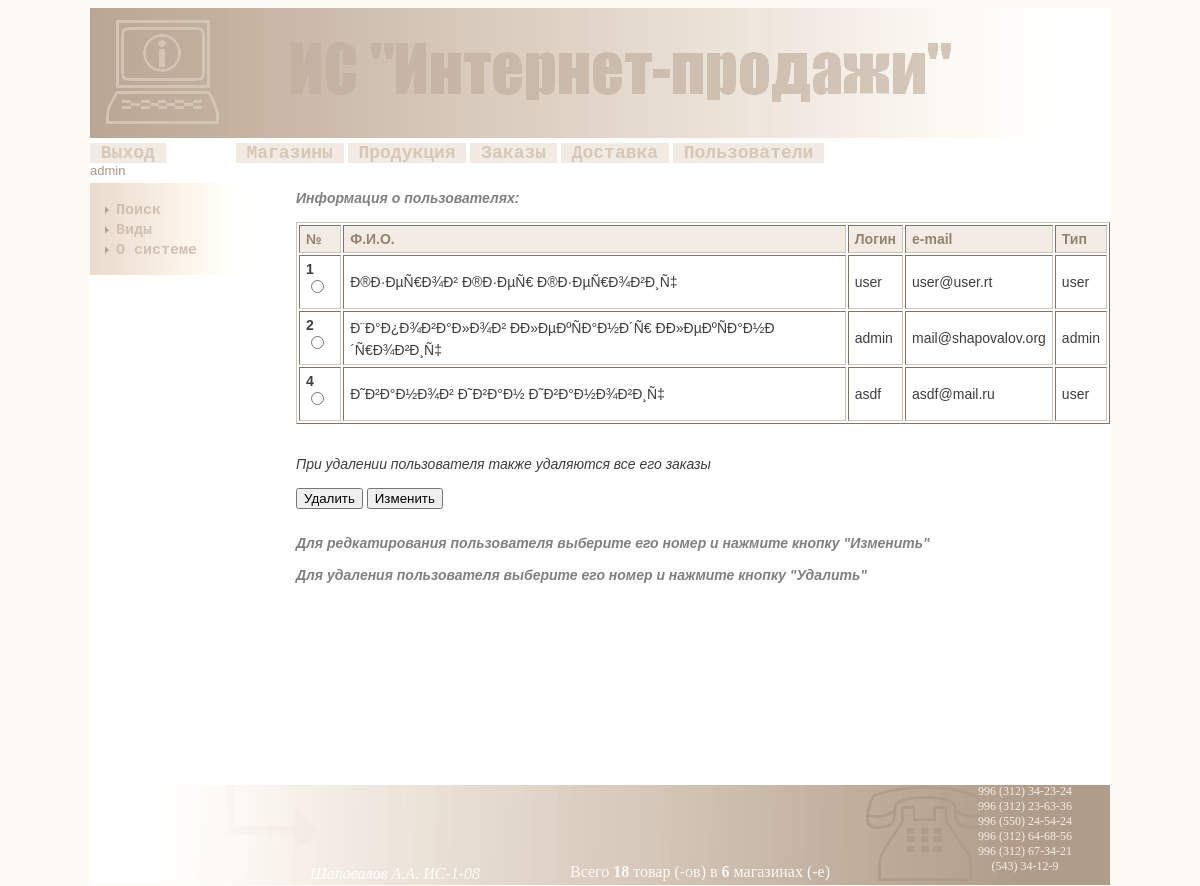
Page /index.php?link=users (signed in) on the committed database.
### tables this page shows
CREATE TABLE IF NOT EXISTS `users` (
  `id` int(11) NOT NULL AUTO_INCREMENT,
  `fio` varchar(255) NOT NULL,
  `login` varchar(255) DEFAULT NULL,
  `password` varchar(255) DEFAULT NULL,
  `e_mail` varchar(255) DEFAULT NULL,
  `type` varchar(45) DEFAULT NULL,
  PRIMARY KEY (`id`,`fio`),
  UNIQUE KEY `id_UNIQUE` (`id`),
  UNIQUE KEY `login_UNIQUE` (`login`)
);

CREATE TABLE IF NOT EXISTS `shops` (
  `id` int(11) NOT NULL AUTO_INCREMENT,
  `name` varchar(255) DEFAULT NULL,
  `address` varchar(255) DEFAULT NULL,
  `tel` varchar(100) DEFAULT NULL,
  `site` varchar(100) DEFAULT NULL,
  `email` varchar(100) DEFAULT NULL,
  PRIMARY KEY (`id`),
  UNIQUE KEY `id_UNIQUE` (`id`)
);

### www/server/action.php (called while the page is built, shortened)
<?
if(isset($_GET['link']) and $_GET['link']=='users')
{
	include('server/users.php');
}
?>

### www/server/users.php (the view, shortened to what this page needs)
<?
if($_SESSION['type']!='admin')
{exit('Доступ на страницу запрещен!');}
else
{
if(isset($_POST['save_info']))
{
	if(!empty($_POST['new_type']) and !empty($_POST['usr_id']) and !empty($_POST['new_fio']) and !empty($_POST['new_mail']))
	{
		$new_type=$_POST['new_type'];
		$usr_id=$_POST['usr_id'];
		$new_fio=$_POST['new_fio'];
		$new_mail=$_POST['new_mail'];
		$update=$mysql->query("UPDATE users SET fio='$new_fio', e_mail='$new_mail', type='$new_type' WHERE id='$usr_id'");
		if($update)
		{
			$content='Информация о пользователе под <b>№ '.$usr_id.'</b> успешно обновлена!';
		}
		else{$content='<b>Ошибка при обновлении информации о пользователе!</b>';}
	}
	else{$content='<b>Поля не должны содержать пустые значения!</b>';}
	$title='Изменение информации о пользователе';
}
else{
if($_SESSION['type']=='admin' and isset($_POST['edit_user']))
{
	if(!empty($_POST['id_user']))
	{
	$id_user=$_POST['id_user'];
	$select=$mysql->query("SELECT id, fio, login, e_mail, type FROM users WHERE id='$id_user'");
	$row=$select->fetch_array();
	if($row['type']=='user')
	{$type='<input type="radio" name="new_type" checked="checked" value="user"> user<br><br><input type="radio" name="new_type" value="admin"> admin';}
	else{$type='<input type="radio" name="new_type" value="user"> user<br><br><input type="radio" name="new_type" checked="checked" value="admin"> admin';}
	$content='<span id="info_txt">После редактирования пользователя нажмите кнопку "Сохранить изменения"</span><br><br><form method="post" action="'.$_SERVER['PHP_SELF'].'?'.$_SERVER['QUERY_STRING'].'"><table border=1><tr id="table_head"><td>№</td><td>Ф.И.О.</td><td>Логин</td><td>e-mail</td><td>Тип</td></tr><tr><td><input type="hidden" name="usr_id" value="'.$row['id'].'">'.$row['id'].'</td><td><input type="text" name="new_fio" value="'.$row['fio'].'"></td><td>'.$row['login'].'</td><td><input type="text" name="new_mail" value="'.$row['e_mail'].'"></td><td>'.$type.'</td></tr></table><br><br><input type="submit" name="save_info" value="Сохранить изменения"></form>';
	}
	else{$content='<b>Вы не выбрали пользователя для редактирования!</b>';}
	$title='Редактирование пользователя';
}
else{
if(isset($_POST['del_user']) and $_SESSION['type']=='admin')
{
	if(!empty($_POST['id_user']))
	{
		$id_user=(int)$_POST['id_user'];
		$mysql->query('SET FOREIGN_KEY_CHECKS =0');
		$delete=$mysql->query("DELETE FROM users WHERE id='$id_user'");
		$del_deliveries=$mysql->query("DELETE FROM deliveries WHERE fio='$id_user'");
		$del_orders=$mysql->query("DELETE FROM orders WHERE fio='$id_user'");
		$mysql->query('SET FOREIGN_KEY_CHECKS =1');
		if($delete and $del_deliveries and $del_orders)
		{$content='Пользователь под номером <b>№ '.$id_user.'</b> успешно удалён!';}
		else{$content='<b>Ошибка при удалении пользователя!</b>';}
	}
	else{$content='<b>Вы должны выбрать номер пользователя, для его удаления!</b>';}
	$title='Удаление пользователя';
}
else
{
	$select=$mysql->query("SELECT id, fio, login, e_mail, type FROM users");
	for($i=0;$row=$select->fetch_array();$i++)
	{
		$cnt[$i]='<tr><td><b>'.$row['id'].'</b><input type="radio" name="id_user" value="'.$row['id'].'"></td><td>'.$row['fio'].'</td><td>'.$row['login'].'</td><td>'.$row['e_mail'].'</td><td>'.$row['type'].'</td></tr>';
	}
$content='<span id="info_txt">Информация о пользователях:</span><br><br><form method="post" action="'.$_SERVER['PHP_SELF'].'?'.$_SERVER['QUERY_STRING'].'"><table border=1><tr id="table_head"><td>№</td><td>Ф.И.О.</td><td>Логин</td><td>e-mail</td><td>Тип</td></tr>'.implode($cnt).'</table><br><br><label for="del_user">При удалении пользователя также удаляются все его заказы</label><br><br><input type="submit" name="del_user" value="Удалить">&nbsp;<input type="submit" name="edit_user" value="Изменить"><br><br><span id="info_txt">Для редкатирования пользователя выберите его номер и нажмите кнопку "Изменить"<br><br>Для удаления пользователя выберите его номер и нажмите кнопку "Удалить"</span>';
}
}
}
}
?>

### www/blocks/footer.php (shortened to what this page needs)
<div align="center" id="footer"><img  src="css/img/footer.png" /> <p style="margin-top:-20px; margin-right:410px; color:#FFFEFA; font-style:italic;">Шаповалов А.А. ИС-1-08</p>
<?
$selec_prodt=$mysql->query('SELECT id FROM products');
$num_prod=$selec_prodt->num_rows;
$selec_shops=$mysql->query('SELECT id FROM shops');
$num_shops=$selec_shops->num_rows;
$selec_tel=$mysql->query('SELECT tel FROM shops LIMIT 6');
for($i=0;$row_tel=$selec_tel->fetch_array();$i++)
{
	$cnt_tel[$i]=$row_tel['tel'].'<br>';
}
echo '<p style="margin-top:-36px; margin-left:200px; color:#FDF9F4;">Всего <b>'.$num_prod.'</b> товар (-ов) в <b>'.$num_shops.'</b> магазинах (-е)</p>';
echo '<p style="margin-top:-113px; font-size:12px; margin-left:850px; color:#F4EDE6;">'.implode($cnt_tel).'</p>';
?>
</div>

### www/css/style.css (style rules this page uses)
body { background-image:none; background-color:#FEFBF7; }
table { background-color:#FFF; border-color:#D1C2B3; }
table td { padding-left:6px; padding-top:5px; padding-bottom:5px; padding-right:6px; font-size:14px; }
#table_head { background-color:#F3ECE4; font-weight:bold; color:#95816F; }
#info_txt { font-style:italic; font-weight:bold; color:gray; }
img { border:none; }
#content label { font-style:italic; }
#content input { margin-bottom:10px; }
#footer { padding-top:200px; }

### rows in the picture
users: id "1", fio "Ð®Ð·ÐµÑ€Ð¾Ð² Ð®Ð·ÐµÑ€ Ð®Ð·ÐµÑ€Ð¾Ð²Ð¸Ñ‡", login "user", e_mail "user@user.rt", type "user"
users: id "2", fio "Ð¨Ð°Ð¿Ð¾Ð²Ð°Ð»Ð¾Ð² ÐÐ»ÐµÐºÑÐ°Ð½Ð´Ñ€ ÐÐ»ÐµÐºÑÐ°Ð½Ð´Ñ€Ð¾Ð²Ð¸Ñ‡", login "admin", e_mail "mail@shapovalov.org", type "admin"
users: id "4", fio "Ð˜Ð²Ð°Ð½Ð¾Ð² Ð˜Ð²Ð°Ð½ Ð˜Ð²Ð°Ð½Ð¾Ð²Ð¸Ñ‡", login "asdf", e_mail "asdf@mail.ru", type "user"
shops: tel "996 (312) 34-23-24"
shops: tel "996 (312) 23-63-36"
shops: tel "996 (550) 24-54-24"
shops: tel "996 (312) 64-68-56"
shops: tel "996 (312) 67-34-21"
shops: tel "(543) 34-12-9"

### other values in the picture
$reg_user "admin"
$num_prod "18"
$num_shops "6"
